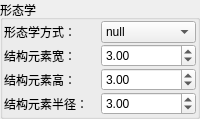
                                   <widget class="QGroupBox" name="groupBox_6">
                                    <property name="title">
                                     <string>形态学</string>
                                    </property>
                                    <layout class="QGridLayout" name="gridLayout_3">
                                     <property name="leftMargin">
                                      <number>1</number>
                                     </property>
                                     <property name="topMargin">
                                      <number>1</number>
                                     </property>
                                     <property name="rightMargin">
                                      <number>1</number>
                                     </property>
                                     <property name="bottomMargin">
                                      <number>1</number>
                                     </property>
                                     <property name="spacing">
                                      <number>1</number>
                                     </property>
                                     <item row="0" column="0">
                                      <layout class="QHBoxLayout" name="horizontalLayout_174">
                                       <item>
                                        <widget class="QLabel" name="label_196">
                                         <property name="text">
                                          <string>形态学方式：</string>
                                         </property>
                                        </widget>
                                       </item>
                                       <item>
                                        <widget class="QComboBox" name="cmb_OperatorType">
                                         <item>
                                          <property name="text">
                                           <string>null</string>
                                          </property>
                                         </item>
                                         <item>
                                          <property name="text">
                                           <string>矩形开运算</string>
                                          </property>
                                         </item>
                                         <item>
                                          <property name="text">
                                           <string>矩形闭运算</string>
                                          </property>
                                         </item>
                                         <item>
                                          <property name="text">
                                           <string>圆形开运算</string>
                                          </property>
                                         </item>
                                         <item>
                                          <property name="text">
                                           <string>圆形闭运算</string>
                                          </property>
                                         </item>
                                         <item>
                                          <property name="text">
                                           <string>矩形腐蚀</string>
                                          </property>
                                         </item>
                                         <item>
                                          <property name="text">
                                           <string>矩形膨胀</string>
                                          </property>
                                         </item>
                                         <item>
                                          <property name="text">
                                           <string>圆形腐蚀</string>
                                          </property>
                                         </item>
                                         <item>
                                          <property name="text">
                                           <string>圆形膨胀</string>
                                          </property>
                                         </item>
                                        </widget>
                                       </item>
                                      </layout>
                                     </item>
                                     <item row="1" column="0">
                                      <layout class="QHBoxLayout" name="horizontalLayout_175">
                                       <item>
                                        <widget class="QLabel" name="label_197">
                                         <property name="text">
                                          <string>结构元素宽：</string>
                                         </property>
                                        </widget>
                                       </item>
                                       <item>
                                        <widget class="QDoubleSpinBox" name="dsb_OperatorWidth">
                                         <property name="maximum">
                                          <double>99999.000000000000000</double>
                                         </property>
                                         <property name="singleStep">
                                          <double>0.010000000000000</double>
                                         </property>
                                         <property name="value">
                                          <double>3.000000000000000</double>
                                         </property>
                                        </widget>
                                       </item>
                                      </layout>
                                     </item>
                                     <item row="2" column="0">
                                      <layout class="QHBoxLayout" name="horizontalLayout_176">
                                       <item>
                                        <widget class="QLabel" name="label_198">
                                         <property name="text">
                                          <string>结构元素高：</string>
                                         </property>
                                        </widget>
                                       </item>
                                       <item>
                                        <widget class="QDoubleSpinBox" name="dsb_OperatorHeight">
                                         <property name="maximum">
                                          <double>99999.000000000000000</double>
                                         </property>
                                         <property name="singleStep">
                                          <double>0.010000000000000</double>
                                         </property>
                                         <property name="value">
                                          <double>3.000000000000000</double>
                                         </property>
                                        </widget>
                                       </item>
                                      </layout>
                                     </item>
                                     <item row="3" column="0">
                                      <layout class="QHBoxLayout" name="horizontalLayout_177">
                                       <item>
                                        <widget class="QLabel" name="label_199">
                                         <property name="text">
                                          <string>结构元素半径：</string>
                                         </property>
                                        </widget>
                                       </item>
                                       <item>
                                        <widget class="QDoubleSpinBox" name="dsb_OperatorRadius">
                                         <property name="maximum">
                                          <double>99999.000000000000000</double>
                                         </property>
                                         <property name="singleStep">
                                          <double>0.010000000000000</double>
                                         </property>
                                         <property name="value">
                                          <double>3.000000000000000</double>
                                         </property>
                                        </widget>
                                       </item>
                                      </layout>
                                     </item>
                                    </layout>
                                   </widget>
